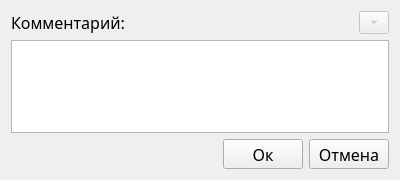
<?xml version="1.0" encoding="UTF-8"?>
<ui version="4.0">
 <class>add_comment_dialog</class>
 <widget class="QDialog" name="add_comment_dialog">
  <property name="windowModality">
   <enum>Qt::ApplicationModal</enum>
  </property>
  <property name="geometry">
   <rect>
    <x>0</x>
    <y>0</y>
    <width>400</width>
    <height>180</height>
   </rect>
  </property>
  <property name="sizePolicy">
   <sizepolicy hsizetype="Fixed" vsizetype="Fixed">
    <horstretch>0</horstretch>
    <verstretch>0</verstretch>
   </sizepolicy>
  </property>
  <property name="minimumSize">
   <size>
    <width>400</width>
    <height>150</height>
   </size>
  </property>
  <property name="maximumSize">
   <size>
    <width>400</width>
    <height>180</height>
   </size>
  </property>
  <property name="font">
   <font>
    <family>Amazon Ember Display</family>
    <pointsize>10</pointsize>
   </font>
  </property>
  <property name="windowTitle">
   <string>Введите комментарий</string>
  </property>
  <layout class="QVBoxLayout" name="verticalLayout">
   <item>
    <layout class="QHBoxLayout" name="horizontalLayout_2">
     <item>
      <widget class="QLabel" name="label">
       <property name="font">
        <font>
         <family>Amazon Ember Display</family>
         <pointsize>12</pointsize>
        </font>
       </property>
       <property name="text">
        <string>Комментарий:</string>
       </property>
      </widget>
     </item>
     <item>
      <spacer name="horizontalSpacer_2">
       <property name="orientation">
        <enum>Qt::Horizontal</enum>
       </property>
       <property name="sizeHint" stdset="0">
        <size>
         <width>40</width>
         <height>20</height>
        </size>
       </property>
      </spacer>
     </item>
     <item>
      <widget class="QToolButton" name="toolButton">
       <property name="enabled">
        <bool>false</bool>
       </property>
       <property name="minimumSize">
        <size>
         <width>30</width>
         <height>0</height>
        </size>
       </property>
       <property name="focusPolicy">
        <enum>Qt::NoFocus</enum>
       </property>
       <property name="text">
        <string>...</string>
       </property>
       <property name="arrowType">
        <enum>Qt::DownArrow</enum>
       </property>
      </widget>
     </item>
    </layout>
   </item>
   <item>
    <widget class="QTextEdit" name="comment_textEdit">
     <property name="font">
      <font>
       <family>Amazon Ember Display</family>
       <pointsize>12</pointsize>
      </font>
     </property>
    </widget>
   </item>
   <item>
    <layout class="QHBoxLayout" name="horizontalLayout">
     <item>
      <spacer name="horizontalSpacer">
       <property name="orientation">
        <enum>Qt::Horizontal</enum>
       </property>
       <property name="sizeHint" stdset="0">
        <size>
         <width>40</width>
         <height>20</height>
        </size>
       </property>
      </spacer>
     </item>
     <item>
      <widget class="QPushButton" name="ok_pushButton">
       <property name="minimumSize">
        <size>
         <width>0</width>
         <height>30</height>
        </size>
       </property>
       <property name="maximumSize">
        <size>
         <width>16777215</width>
         <height>30</height>
        </size>
       </property>
       <property name="font">
        <font>
         <family>Amazon Ember Display</family>
         <pointsize>12</pointsize>
        </font>
       </property>
       <property name="focusPolicy">
        <enum>Qt::NoFocus</enum>
       </property>
       <property name="text">
        <string>Ок</string>
       </property>
      </widget>
     </item>
     <item>
      <widget class="QPushButton" name="cancel_pushButton">
       <property name="minimumSize">
        <size>
         <width>0</width>
         <height>30</height>
        </size>
       </property>
       <property name="maximumSize">
        <size>
         <width>16777215</width>
         <height>30</height>
        </size>
       </property>
       <property name="font">
        <font>
         <family>Amazon Ember Display</family>
         <pointsize>12</pointsize>
        </font>
       </property>
       <property name="focusPolicy">
        <enum>Qt::NoFocus</enum>
       </property>
       <property name="text">
        <string>Отмена</string>
       </property>
      </widget>
     </item>
    </layout>
   </item>
  </layout>
 </widget>
 <resources/>
 <connections/>
</ui>
